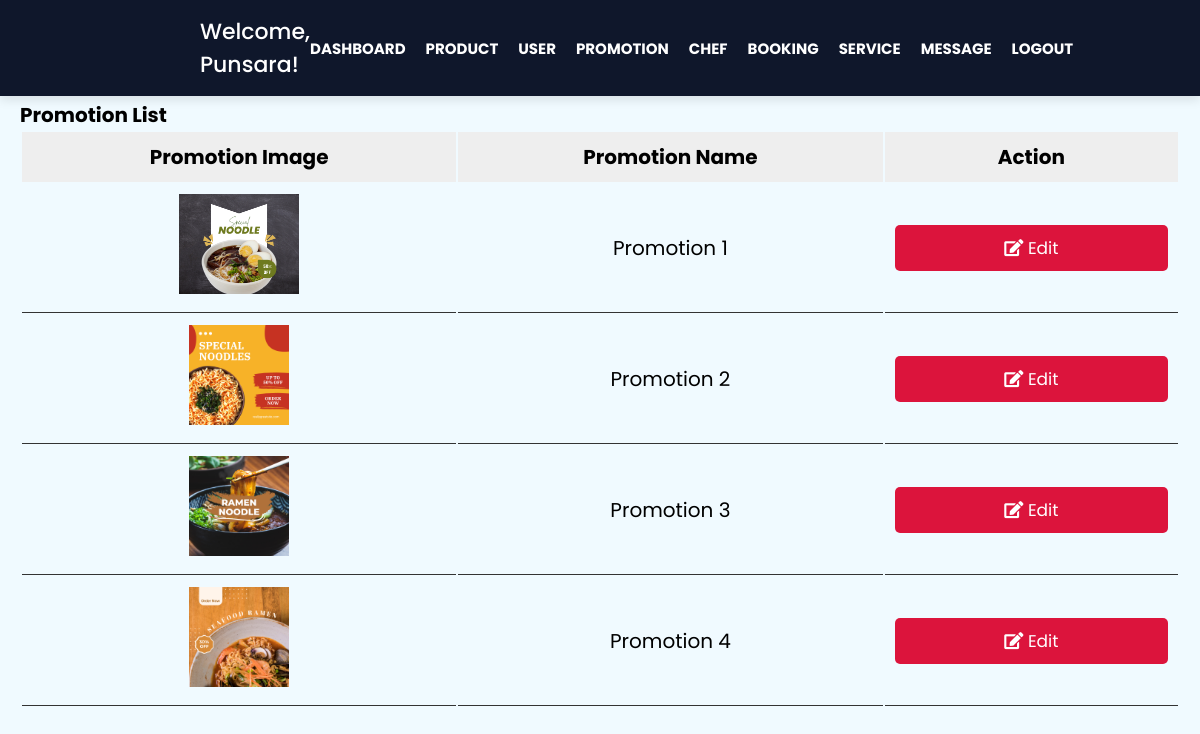
Page /Admin/promotion.php (signed in) on the committed database.
### tables this page shows
CREATE TABLE `promotion` (
  `id` int(5) NOT NULL,
  `name` varchar(250) NOT NULL,
  `image` varchar(250) NOT NULL
);

### Admin/promotion.php (the view, shortened to what this page needs)
<!DOCTYPE html>
<html lang="en">
<head>
    <link rel="stylesheet" href="https://cdnjs.cloudflare.com/ajax/libs/font-awesome/5.15.4/css/all.min.css">
    <link rel="stylesheet" href="style.css">
</head>
<body>
    <?php
    include 'config.php';
    include 'navbar.php';
    $select_promotion = mysqli_query($conn, "SELECT * FROM promotion LIMIT 4");
    ?>
    <div class="container">
        <div class="product-display">
            <h1>Promotion List</h1>
            <table class="product-display-table">
                <thead>
                    <tr>
                        <th>Promotion Image</th>
                        <th>Promotion Name</th>
                        <th>Action</th>
                    </tr>
                </thead>
                <?php while ($row_promotion = mysqli_fetch_assoc($select_promotion)) { ?>
                    <tr>
                        <td><img src="uploaded_promotions/<?php echo $row_promotion['image']; ?>" height="100" alt=""></td>
                        <td><?php echo $row_promotion['name']; ?></td>
                        <td>
                            <a href="promotionupdate.php?edit=<?php echo $row_promotion['id']; ?>" class="btn"> <i class="fas fa-edit"></i> Edit </a>
                        </td>
                    </tr>
                <?php } ?>
            </table>
        </div>
    </div>
</body>
</html>

### Admin/style.css (style rules this page uses)
* { margin: 0; padding: 0; box-sizing: border-box; font-family: "Poppins", sans-serif; }
body { background: #f0faff; }
a { color: #fff; text-decoration: none; }
:root { --green:#0F172B; --black:#333; --white:#fff; --bg-color:#eee; --box-shadow:0 .5rem 1rem rgba(0,0,0,.1); --border:.1rem solid var(--black); margin-top: 60px; }
* { font-family: 'Poppins', sans-serif; margin:0; padding:0; box-sizing: border-box; outline: none; border:none; text-decoration: none; text-transform: capitalize; }
html { font-size: 62.5%; overflow-x: hidden; }
.btn { display: block; width: 100%; cursor: pointer; border-radius: .5rem; margin-top: 1rem; font-size: 1.7rem; padding:1rem 3rem; background: var(--green); color:var(--white); text-align: center; }
.container { max-width: 1200px; padding:2rem; margin:0 auto; }
.product-display { margin:2rem 0; }
.product-display .product-display-table { width: 100%; text-align: center; }
.product-display .product-display-table thead { background: var(--bg-color); }
.product-display .product-display-table th { padding:1rem; font-size: 2rem; }
.product-display .product-display-table td { padding:1rem; font-size: 2rem; border-bottom: var(--border); }
.product-display .product-display-table .btn:first-child { margin-top: 0; }
.product-display .product-display-table .btn:last-child { background: crimson; }

### rows in the picture
promotion: image (picture), name "Promotion 1"
promotion: image (picture), name "Promotion 2"
promotion: image (picture), name "Promotion 3"
promotion: image (picture), name "Promotion 4"

### other values in the picture
$_SESSION['admin_name'] "Punsara"
